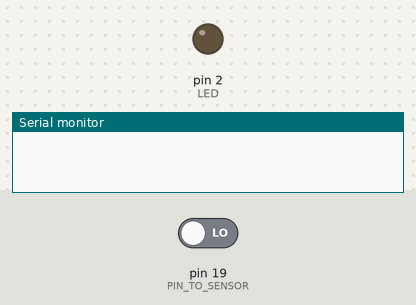
A sketch run on a simulated Arduino Uno, built with avr-gcc and run on an emulated ATmega328P. On the bench: output pins drawn as LEDs (lit = HIGH), the last lines printed to the serial monitor. Inputs (shaded band) come from the test bench; at power-on: pin 19 (PIN_TO_SENSOR) LOW.

Above: at 1.2 s.
1.3 s: pin 19 (PIN_TO_SENSOR) driven HIGH
At 1.8 s:
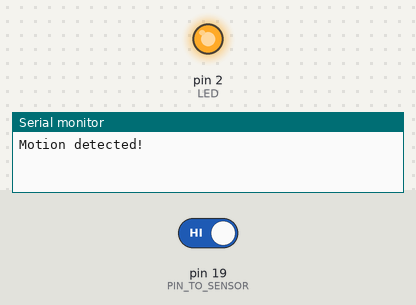
Timing chart, 0 to 22.7 s (numbered marks = the images above; inputs shaded):
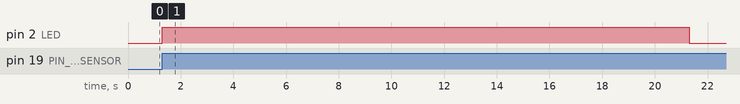

Measured:
- after the input at 1.3 s, pin 2 (LED): LOW → HIGH at once, → LOW 20.0 s later

The sketch:

pir_sensor.ino
```cpp
#include <millisDelay.h>

#define LED 2
const int PIN_TO_SENSOR =19;
int pinStateCurrent   = LOW;
int pinStatePrevious  = LOW;
unsigned long currentTime ;
millisDelay pirDelay;
const int relay_0 = 14;

void setup() {
  Serial.begin(115200);
  pinMode(LED,OUTPUT);
  pinMode(PIN_TO_SENSOR, INPUT);
 // pinMode(relay_0, OUTPUT);
}

void detectarMovimiento() {
  pinStatePrevious = pinStateCurrent;
  pinStateCurrent = digitalRead(PIN_TO_SENSOR);
  // Serial.println(pinStateCurrent);
  // Serial.println(pinStatePrevious);

  if (pinStatePrevious == LOW && pinStateCurrent == HIGH) {
    pirDelay.start(20000);
    Serial.println("Motion detected!");

    digitalWrite(LED,HIGH);
  } else if (/*pinStatePrevious == HIGH && pinStateCurrent == LOW &&*/ pirDelay.justFinished()) {
    Serial.println("Motion stopped!");
    digitalWrite(LED,LOW);
  }
}

void loop() {
   detectarMovimiento();
}
```
